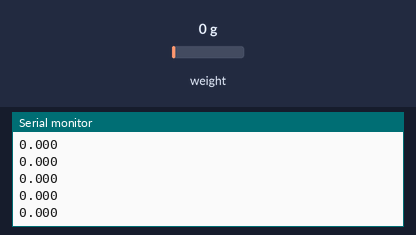
Bench run of a sketch on a simulated Arduino Uno, built with avr-gcc and run on an emulated ATmega328P. Shown: the last lines printed to the serial monitor. The inputs (shaded band) are chosen by the test bench; at power-on: weight on the scale 0 g.

Above: at 1.4 s.
1.5 s: weight on the scale set to 100 g
At 1.51 s:
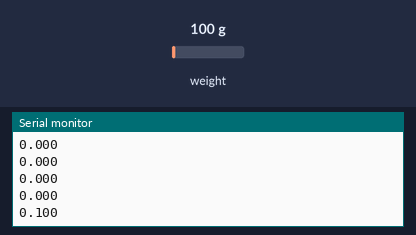
3.0 s: weight on the scale set to 1250 g
At 3.02 s:
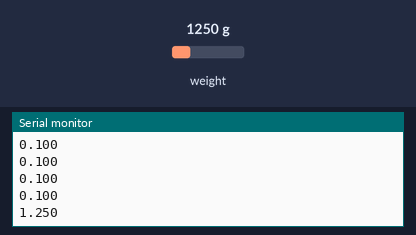
Timing chart, 0 to 6.0 s (numbered marks = the images above; inputs shaded):
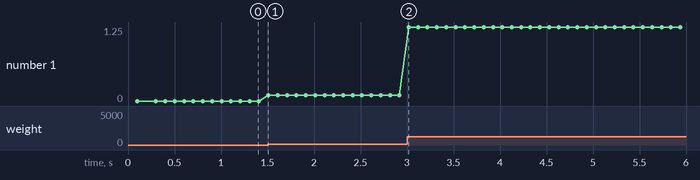

Measured:
- after the input at 1.5 s, the serial monitor: prints a new line at once (image 1)
- after the input at 3.0 s, the serial monitor: prints a new line at once (image 2)
- plotted number 1: 0 → 0.1 after the input at 1.5 s, 0.1 → 1.25 after the input at 3.0 s

The sketch:

mesure_lift.ino
```cpp
#include <HX711.h>

const  int  DOUT = A3 ;
const  int  CLK = A2 ;

HX711  balance ;

void  setup ( )  {
  Serial . begin ( 9600 ) ;
  balance . begin ( DOUT ,  CLK ) ;
  //Serial . print ( "Reading the ADC value: " ) ;
  Serial . println ( balance . read ( ) ) ;
  //Serial . println ( "Do not put any object on the scale" ) ;
  //Serial . println ("Destarando..." ) ;
  //Serial . println ( "..." ) ;
  balance . set_scale (63122.455) ;  //The default scale is 1
  balance . tare ( 1 ) ;   //The current weight is considered Tare.

  //Serial . println ( "Ready to weigh" ) ;
}
void  loop ( )  {
  //Serial . print ( "Weight: " ) ;
  Serial . println ( balance . get_units ( 1 ) , 3 ) ;
  //Serial . println ( "g" ) ;
  delay ( 0 ) ;
}
```
